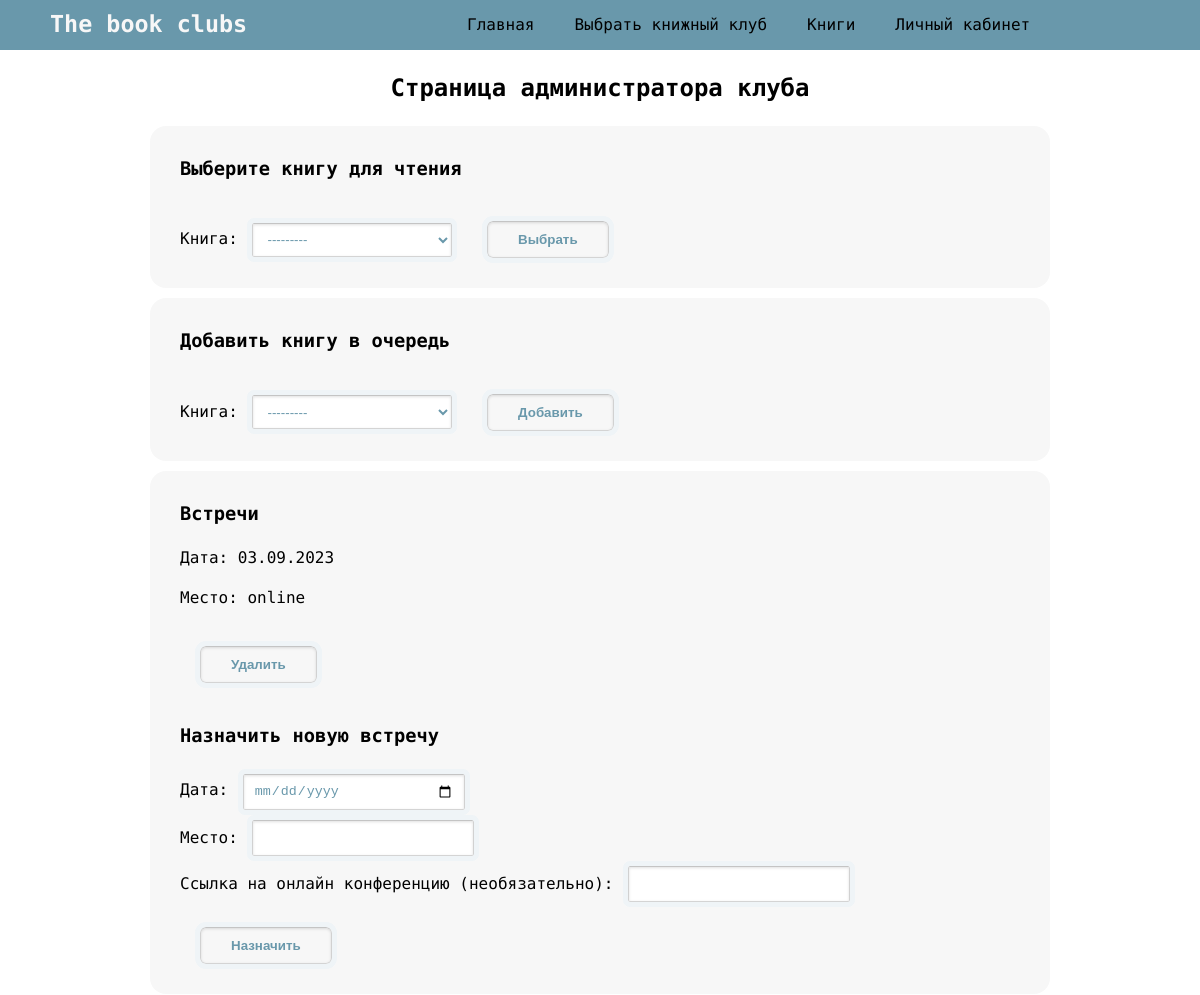
The page /1/admin/ (signed in, upper part) on the database as committed earlier.
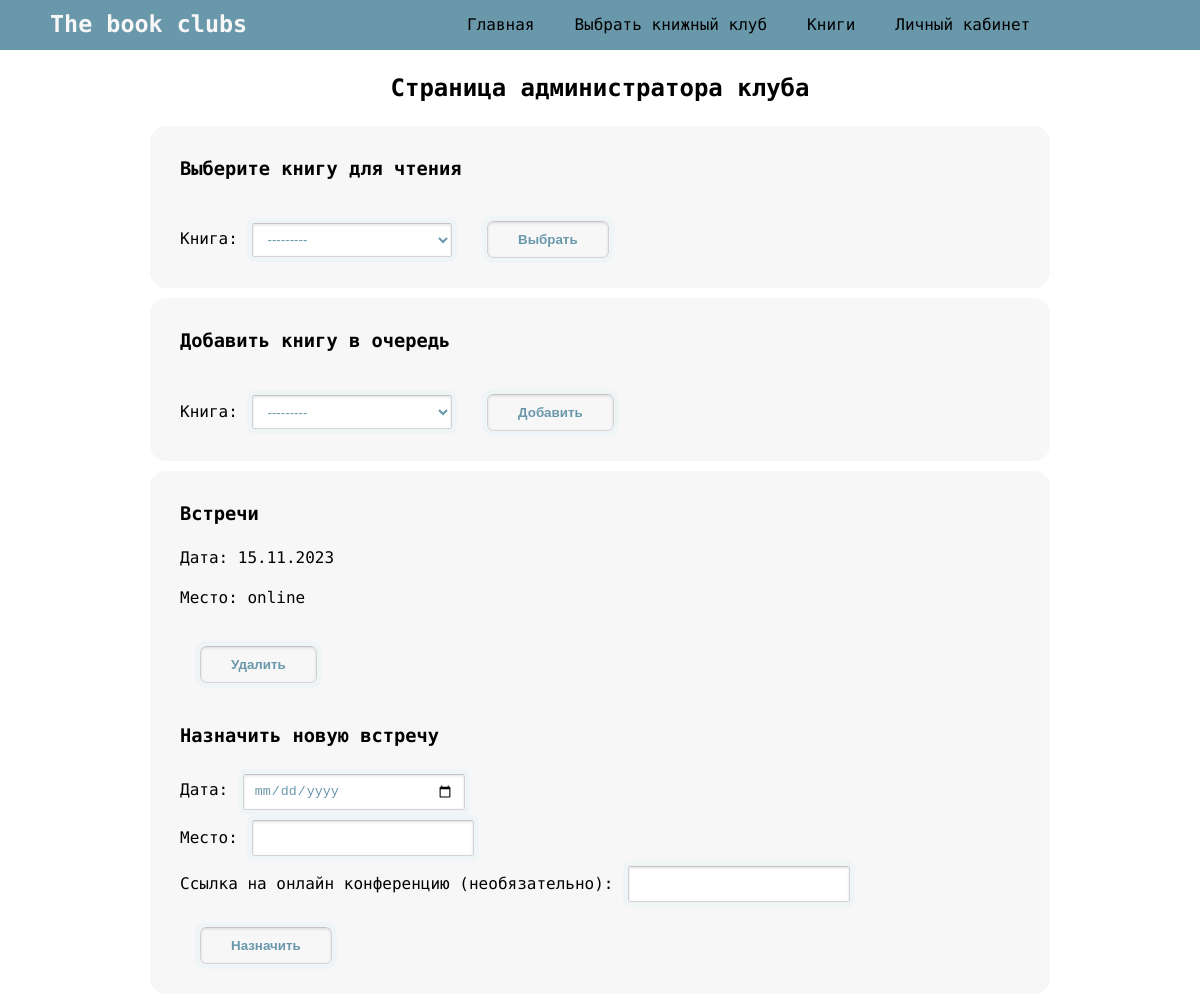
The same page on the database as committed later.
### club/models.py (models this page shows, shortened)
class Meeting(models.Model):
    date = models.DateField()
    location = models.CharField(max_length=100)
    location_link = models.URLField(null=True, blank=True)
    club = models.ManyToManyField(BookClub, related_name='meetings')

### club/views.py (the view, shortened to what this page needs)
# urls.py: path('<int:club_id>/admin/', views.club_admin, name='club_admin'),
@cache_page(60 * 15)
@login_required
def club_admin(request, club_id):
    club = get_object_or_404(BookClub, id=club_id)
    selection_form = BookSelectionForm()
    queue_form = BookQueueForm(club_id=club_id)
    meeting_form = MeetingForm()
    book_queue = Queue.objects.filter(club=club)
    meetings = Meeting.objects.all()
    context = {
        'club': club,
        'book_queue': book_queue,
        'meetings': meetings,
        'selection_form': selection_form,
        'queue_form': queue_form,
        'meeting_form': meeting_form,
    }
    return render(request, 'club/admin.html', context)

### club/forms.py
class BookSelectionForm(forms.Form):
    book = forms.ModelChoiceField(queryset=Book.objects.all(), label='Книга')

class BookQueueForm(forms.Form):
    def __init__(self, *args, **kwargs):
        club_id = kwargs.pop('club_id')
        super(BookQueueForm, self).__init__(*args, **kwargs)
        club = BookClub.objects.get(id=club_id)
        self.fields['book'].queryset = Book.objects.exclude(id__in=club.book_queue.all())
    book = forms.ModelChoiceField(queryset=Book.objects.all(), label='Книга')

### club/models.py (called while the page is built)
    def __str__(self):
        return self.name

### templates/club/admin.html (shortened to what this page needs)
{% extends 'base.html' %}
{% block content %}
<div class="admin-container">
  <h2>Страница администратора клуба</h2>
  <div class="admin-item">
    <h3>Выберите книгу для чтения</h3>
    <form method="POST" action="{% url 'club:select_book' club_id=club.id %}">
      {{ selection_form }}
      <button type="submit">Выбрать</button>
    </form>
  </div>
  <div class="admin-item">
    <h3>Добавить книгу в очередь</h3>
    <form method="POST" action="{% url 'club:add_to_queue' club_id=club.id %}">
      {{ queue_form }}
      <button type="submit">Добавить</button>
    </form>
  </div>
  <div class="admin-item">
    <h3>Встречи</h3>
    {% for meeting in club.meetings.all %}
    <p>Дата: {{ meeting.date|date:"d.m.Y" }}</p>
    <p>Место: {{ meeting.location }}</p>
    <form method="POST" action="{% url 'club:delete_meeting' club_id=club.id meeting_id=meeting.id %}">
      <button type="submit">Удалить</button>
    </form>
  {% empty %}
    <p>Встречи не назначены</p>
  {% endfor %}
    <h3>Назначить новую встречу</h3>
    <form method="POST" action="{% url 'club:schedule_meeting' club_id=club.id %}">
      <label for="meeting_date">Дата:</label>
      <input type="date" id="meeting_date" name="meeting_date" required>
      <br>
      <label for="meeting_location">Место:</label>
      <input type="text" id="meeting_location" name="meeting_location" required>
      <br>
      <label for="meeting_location_link">Ссылка на онлайн конференцию (необязательно):</label>
      <input type="url" id="meeting_location_link" name="meeting_location_link">
      <br>
      <button type="submit">Назначить</button>
    </form>
  </div>
</div>
{% endblock %}

Rows that differ between the two databases and show on the page:
removed Meeting: date "03.09.2023", location "online"
added Meeting: date "15.11.2023", location "online"
